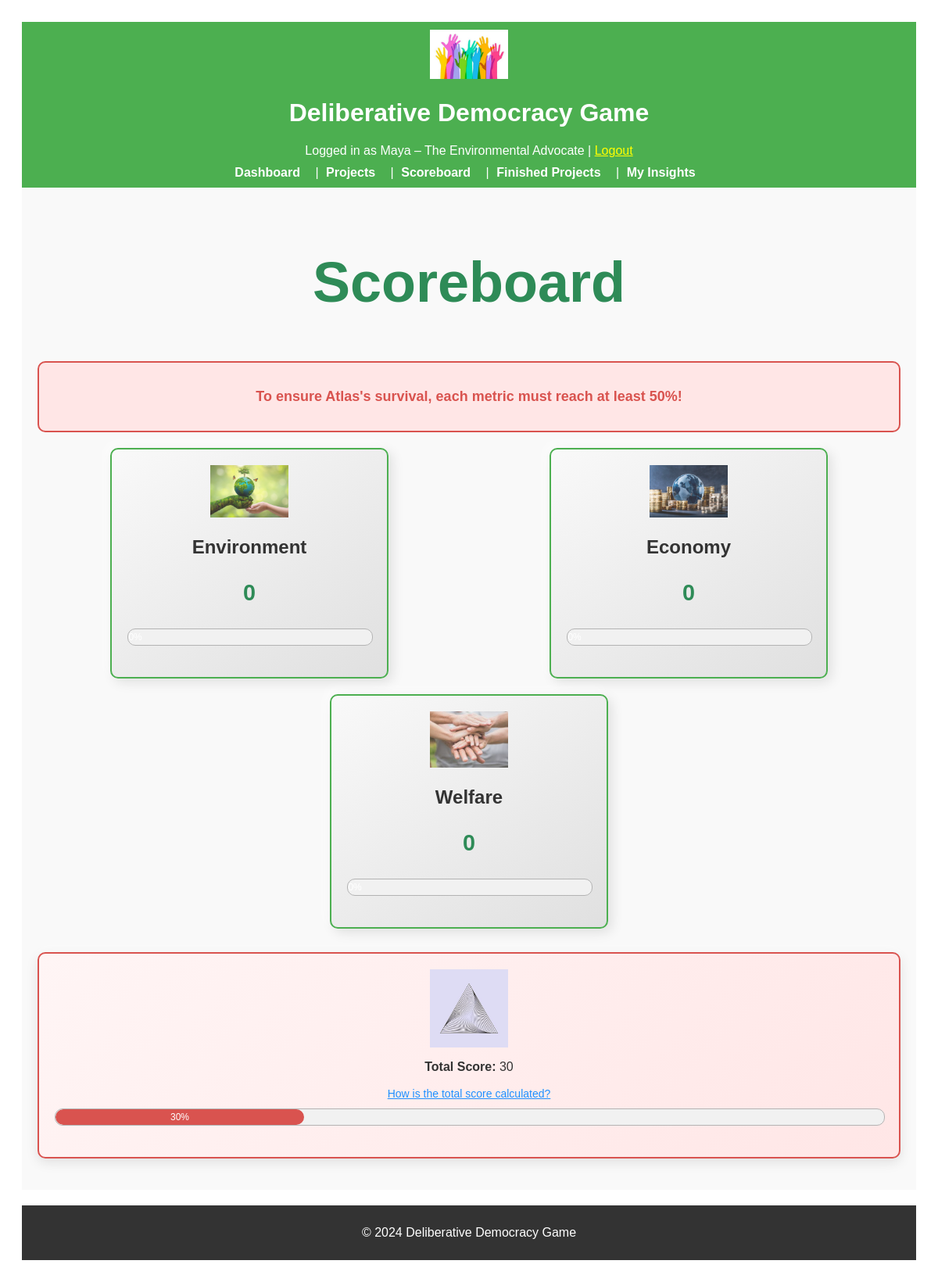
Page /scoreboard (signed in) on the committed database.
### app/models.py (models this page shows, shortened)
class User(UserMixin, db.Model):
    __tablename__ = "users"
    id = db.Column(db.Integer, primary_key=True)
    character_name = db.Column(db.String(64), unique=True, nullable=False)
    interests = db.Column(db.Text, nullable=True)
    utility_criteria = db.Column(db.Text, nullable=True)
    starting_resources = db.Column(db.Text, nullable=True)
    reading = db.Column(db.Text, nullable=True)
    environment = db.Column(db.Integer, default=0, nullable=True)
    money = db.Column(db.Integer, default=0, nullable=True)
    involvement = db.Column(db.Integer, default=0, nullable=True)
    welfare = db.Column(db.Integer, default=0, nullable=True)
    resources = db.relationship("Resource", backref="user", lazy=True)
    metrics = db.relationship("Metric", backref="user", lazy=True)

class CommonMetric(db.Model):
    __tablename__ = "common_metrics"
    id = db.Column(db.Integer, primary_key=True)
    type = db.Column(
        db.String(64), nullable=False
    )  # 'Environment', 'Economy', 'Welfare'
    value = db.Column(db.Integer, default=0, nullable=False)

### app/routes.py (the view)
@main.route("/scoreboard")
@login_required
def score_board():
    common_metrics = CommonMetric.query.all()
    return render_template(
        "score_board.html",
        metrics=common_metrics,
        calculate_total_score=calculate_total_score,
    )

### app/routes.py (called while the page is built)
@login_manager.user_loader
def load_user(user_id):
    return User.query.get(int(user_id))

### app/utils.py (called while the page is built)
def calculate_total_score(environment_score, economy_score, welfare_score):
    total_sum = environment_score + economy_score + welfare_score
    scores = [environment_score, economy_score, welfare_score]
    mean_score = total_sum / 3
    balance_penalty = sum((score - mean_score) ** 2 for score in scores) / 3
    balance_score = max(0, 100 - balance_penalty)
    total_score = (total_sum / 3) * 0.7 + balance_score * 0.3  # Weighted combination
    return min(100, max(0, int(total_score)))

### app/templates/score_board.html (shortened to what this page needs)
{% extends "base.html" %}
{% block content %}
<div class="scoreboard-header">
    <h2>Scoreboard</h2>
</div>
<div class="survival-message">
    <p>To ensure Atlas's survival, each metric must reach at least 50%!</p>
</div>
<div class="scoreboard-metrics">
    {% for metric in metrics %}
    <div class="metric-card">
        <img src="{{ url_for('static', filename='images/' + metric.type | lower + '.png') }}"
            alt="{{ metric.type }} icon" class="metric-icon">
        <div class="metric-info">
            <h3>{{ metric.type }}</h3>
            <p class="metric-value">{{ metric.value }}</p>
        </div>
        <div class="progress-bar-container">
        </div>
    </div>
    {% endfor %}
</div>
<div class="total-score-section">
    {% set total_score = calculate_total_score(metrics[0].value, metrics[1].value, metrics[2].value) %}
    <div class="total-score-card full-width-box">
        <div class="metric-info">
            <img src="{{ url_for('static', filename='images/total_score.png') }}" alt="Total Score icon"
                class="metric-icon">
            <p><strong>Total Score:</strong> {{ total_score }}</p>
            <a href="{{ url_for('main.total_score_info') }}" class="info-link">How is the total score calculated?</a>
        </div>
        <div class="progress-bar-container full-width-progress">
            <div class="progress-bar total" style="width: {{ total_score }}%; max-width: 100%;">
                {{ total_score }}%
            </div>
        </div>
    </div>
</div>
{% endblock %}

### app/templates/base.html (shortened to what this page needs)
<!DOCTYPE html>
<html lang="en">
<head>
    <link rel="stylesheet" href="{{ url_for('static', filename='css/styles.css') }}">
</head>
<body>
    <header style="background-color: #4CAF50; padding: 10px; color: white; text-align: center;">
        <img src="{{ url_for('static', filename='images/logo.png') }}" alt="Game Logo"
            style="width: 100px; height: auto;">
        <h1>Deliberative Democracy Game</h1>
        {% if current_user.is_authenticated %}
        <p style="margin: 0;">Logged in as {{ current_user.character_name }} | <a href="{{ url_for('main.logout') }}"
                style="color: yellow;">Logout</a></p>
        {% endif %}
        <nav style="margin-top: 10px;">
            <a href="{{ url_for('main.dashboard') }}" style="color: white; padding: 5px;">Dashboard</a> |
            <a href="{{ url_for('main.project_list') }}" style="color: white; padding: 5px;">Projects</a> |
            <a href="{{ url_for('main.score_board') }}" style="color: white; padding: 5px;">Scoreboard</a> |
            <a href="{{ url_for('main.finished_projects') }}" style="color: white; padding: 5px;">Finished Projects</a>
            |
            <a href="{{ url_for('main.insight') }}" style="color: white; padding: 5px;">My Insights</a>
        </nav>
    </header>
    <main style="padding: 20px; background-color: #f9f9f9;">
        {% block content %}{% endblock %}
    </main>
    <footer style="background-color: #333; color: white; text-align: center; padding: 10px; margin-top: 20px;">
        <p>&copy; 2024 Deliberative Democracy Game</p>
    </footer>
</body>
</html>

### app/static/css/styles.css (style rules this page uses)
header { background-color: #4CAF50; color: white; padding: 15px; text-align: center; }
nav a { color: white; text-decoration: none; margin-right: 10px; font-weight: bold; }
footer { background-color: #333; color: white; text-align: center; padding: 10px; margin-top: 20px; }
.progress-bar-container { width: 100%; background-color: #e0e0e0; border-radius: 8px; margin-bottom: 20px; overflow: hidden; position: relative; border: 1px solid #b3b3b3; }
.scoreboard-header { text-align: center; color: #4CAF50; margin-bottom: 20px; }
.scoreboard-metrics { display: flex; flex-wrap: wrap; gap: 20px; justify-content: space-around; }
.metric-card { position: relative; border: 2px solid #4CAF50; border-radius: 10px; padding: 30px 15px; background-color: #f9f9f9; text-align: center; width: calc(30% - 20px); box-shadow: 2px 2px 5px rgba(0, 0, 0, 0.1); overflow: hidden; }
.metric-card h3 { font-size: 20px; margin-bottom: 5px; color: #333; }
.metric-info { position: relative; z-index: 2; color: #333; }
.metric-value { font-size: 24px; color: #555; font-weight: bold; }
.metric-icon { width: 300px; height: auto; opacity: 0.8; margin-bottom: 10px; display: block; margin-left: auto; margin-right: auto; }
.full-width-box { border: 2px solid #d9534f; background-color: rgba(217, 83, 79, 0.1); padding: 20px; border-radius: 10px; text-align: center; box-shadow: 2px 2px 10px rgba(0, 0, 0, 0.1); }
.full-width-progress { width: 100%; margin-top: 15px; }
.total-score-section { margin-top: 30px; width: 100%; }
.total-score-card { background-color: #ffe6e6; border: 2px solid #d9534f; border-radius: 10px; padding: 20px; text-align: center; width: 100%; box-sizing: border-box; margin-bottom: 20px; box-shadow: 2px 2px 5px rgba(0, 0, 0, 0.1); }
.info-link { color: #1e90ff; text-decoration: underline; font-size: 14px; }
.progress-bar { height: 20px; border-radius: 8px; text-align: center; color: white; font-size: 12px; line-height: 20px; width: 0; transition: width 1s ease-in-out; }
.progress-bar.total { background-color: #d9534f; }
.metric-value { color: #007bff; font-weight: bold; }

### app/templates/score_board.html (style rules this page uses)
.scoreboard-header { text-align: center; font-size: 3rem; color: #2e8b57; margin-bottom: 20px; animation: headerGlow 3s infinite alternate; }
.survival-message { background-color: #ffe6e6; border: 2px solid #d9534f; border-radius: 10px; padding: 15px; margin-bottom: 20px; text-align: center; font-size: 18px; color: #d9534f; font-weight: bold; animation: fadeIn 2s; }
.metric-card { background: linear-gradient(145deg, #f9f9f9, #e0e0e0); border: 2px solid #4CAF50; border-radius: 10px; padding: 20px; box-shadow: 5px 5px 15px rgba(0, 0, 0, 0.1), -5px -5px 15px rgba(255, 255, 255, 0.7); transition: transform 0.3s, box-shadow 0.3s; }
.metric-icon { width: 100px; height: auto; margin-bottom: 15px; animation: rotateIcon 6s linear infinite; }
.progress-bar-container { background-color: #f1f1f1; border-radius: 10px; margin-top: 10px; overflow: hidden; height: 20px; }
.progress-bar { height: 20px; text-align: center; line-height: 20px; color: white; border-radius: 10px; animation: growBar 1s ease-out; }
.progress-bar.total { background-color: #d9534f; }
.total-score-card { background: linear-gradient(135deg, #fff5f5, #ffe6e6); border: 2px solid #d9534f; border-radius: 10px; padding: 20px; box-shadow: 0 5px 15px rgba(0, 0, 0, 0.1), 0 -5px 15px rgba(255, 255, 255, 0.5); text-align: center; margin-top: 30px; }
.metric-info h3 { font-size: 1.5rem; color: #333; }
.metric-value { font-size: 1.8rem; color: #2e8b57; font-weight: bold; }

### rows in the picture
User: character_name "Maya – The Environmental Advocate"
CommonMetric: shows a picture, type "Environment", value "0"
CommonMetric: shows a picture, type "Economy", value "0"
CommonMetric: shows a picture, type "Welfare", value "0"

### other values in the picture
{{ total_score }} "30"
